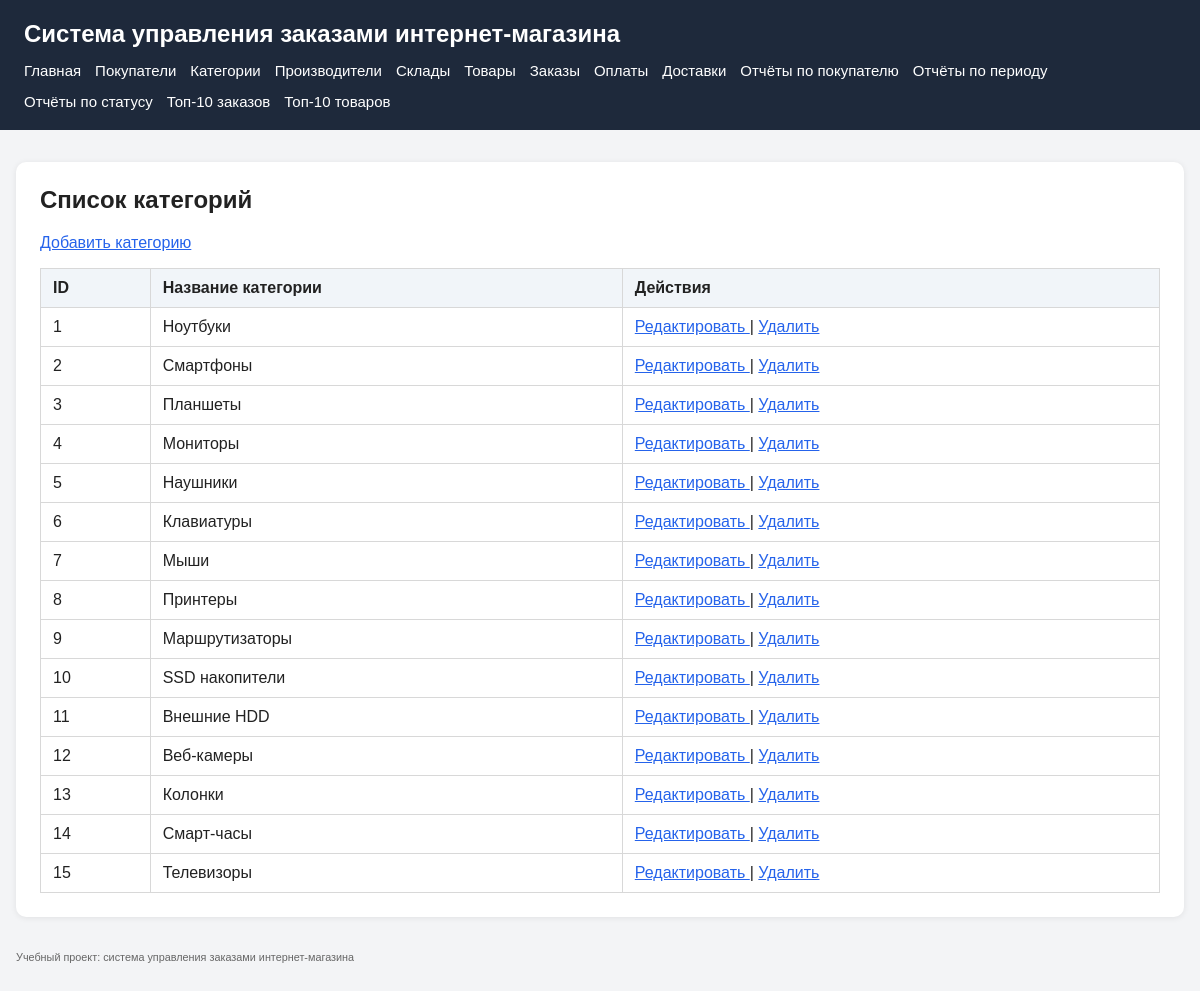
Screenshot of /categories/list.php with the database file from the repository.
### tables this page shows
CREATE TABLE categories (
    category_id INT UNSIGNED NOT NULL AUTO_INCREMENT,
    category_name VARCHAR(150) NOT NULL,
    PRIMARY KEY (category_id),
    UNIQUE KEY uk_categories_name (category_name)
);

### src/includes/db.php (called while the page is built, shortened)
<?php
$configPath = __DIR__ . '/../config/config.local.php';
if (!file_exists($configPath)) {
    $configPath = __DIR__ . '/../config/config.example.php';
}
$config = require $configPath;
function app_config(): array
{
    global $config;
    return $config;
}
function base_url(string $path = ''): string
{
    $config = app_config();
    $base = rtrim($config['app']['base_url'] ?? '', '/');
    return $base . '/' . ltrim($path, '/');
}
function db(): PDO
{
    $config = app_config();
    $db = $config['db'];
    $dsn = sprintf(
        'mysql:host=%s;port=%d;dbname=%s;charset=%s',
        $db['host'],
        $db['port'],
        $db['name'],
        $db['charset']
    );
    $pdo = new PDO($dsn, $db['user'], $db['pass'], [
        PDO::ATTR_ERRMODE => PDO::ERRMODE_EXCEPTION,
        PDO::ATTR_DEFAULT_FETCH_MODE => PDO::FETCH_ASSOC,
        PDO::ATTR_EMULATE_PREPARES => false,
    ]);
    return $pdo;
}

### src/config/config.example.php (called while the page is built)
<?php
return [
    'app' => [
        'base_url' => getenv('APP_BASE_URL') ?: '',
        'name' => getenv('APP_NAME') ?: 'Система управления заказами интернет-магазина',
    ],
    'db' => [
        'host' => getenv('DB_HOST') ?: 'db',
        'port' => (int)(getenv('DB_PORT') ?: 3306),
        'name' => getenv('DB_NAME') ?: 'shop_orders',
        'user' => getenv('DB_USER') ?: 'shop_user',
        'pass' => getenv('DB_PASSWORD') ?: '',
        'charset' => getenv('DB_CHARSET') ?: 'utf8mb4',
    ],
];

### src/categories/list.php (the view, shortened to what this page needs)
<?php
require_once __DIR__ . '/../includes/header.php';
$categories = [];
$errorMessage = null;
try {
    $pdo = db();
    $stmt = $pdo->query(
        'SELECT
            category_id,
            category_name
         FROM categories
         ORDER BY category_id ASC'
    );
    $categories = $stmt->fetchAll();
} catch (Throwable $e) {
    $errorMessage = $e->getMessage();
}
require_once __DIR__ . '/../includes/menu.php';
?>
<main>
    <section class="card">
        <h2>Список категорий</h2>
        <p>
            <a href="<?= htmlspecialchars(base_url('categories/create.php'), ENT_QUOTES, 'UTF-8') ?>">
                Добавить категорию
            </a>
        </p>
        <?php if ($errorMessage !== null): ?>
            <div class="error-box">
                <strong>Ошибка:</strong> <?= htmlspecialchars($errorMessage, ENT_QUOTES, 'UTF-8') ?>
            </div>
        <?php elseif (empty($categories)): ?>
            <p>Категории не найдены.</p>
        <?php else: ?>
            <table>
                <thead>
                    <tr>
                        <th>ID</th>
                        <th>Название категории</th>
                        <th>Действия</th>
                    </tr>
                </thead>
                <tbody>
                    <?php foreach ($categories as $category): ?>
                        <tr>
                            <td><?= (int)$category['category_id'] ?></td>
                            <td><?= htmlspecialchars((string)$category['category_name'], ENT_QUOTES, 'UTF-8') ?></td>
                            <td>
                                <a href="<?= htmlspecialchars(base_url('categories/edit.php?id=' . (int)$category['category_id']), ENT_QUOTES, 'UTF-8') ?>">
                                    Редактировать
                                </a>
                                |
                                <a href="<?= htmlspecialchars(base_url('categories/delete.php?id=' . (int)$category['category_id']), ENT_QUOTES, 'UTF-8') ?>"
                                   onclick="return confirm('Удалить категорию?');">
                                    Удалить
                                </a>
                            </td>
                        </tr>
                    <?php endforeach; ?>
                </tbody>
            </table>
        <?php endif; ?>
    </section>
</main>
<?php require_once __DIR__ . '/../includes/footer.php'; ?>

### src/includes/header.php (shortened to what this page needs)
<?php
require_once __DIR__ . '/db.php';
?>
<!doctype html>
<html lang="ru">
<head>
    <link rel="stylesheet" href="<?= htmlspecialchars(base_url('assets/css/style.css'), ENT_QUOTES, 'UTF-8') ?>">
</head>
<body>

### src/includes/menu.php
<?php
require_once __DIR__ . '/db.php';
?>
<header>
    <h1><?= htmlspecialchars(app_config()['app']['name'] ?? 'Приложение', ENT_QUOTES, 'UTF-8') ?></h1>
    <nav>
        <a href="<?= htmlspecialchars(base_url('index.php'), ENT_QUOTES, 'UTF-8') ?>">Главная</a>
        <a href="<?= htmlspecialchars(base_url('customers/list.php'), ENT_QUOTES, 'UTF-8') ?>">Покупатели</a>
        <a href="<?= htmlspecialchars(base_url('categories/list.php'), ENT_QUOTES, 'UTF-8') ?>">Категории</a>
        <a href="<?= htmlspecialchars(base_url('manufacturers/list.php'), ENT_QUOTES, 'UTF-8') ?>">Производители</a>
        <a href="<?= htmlspecialchars(base_url('warehouses/list.php'), ENT_QUOTES, 'UTF-8') ?>">Склады</a>
        <a href="<?= htmlspecialchars(base_url('products/list.php'), ENT_QUOTES, 'UTF-8') ?>">Товары</a>
        <a href="<?= htmlspecialchars(base_url('orders/list.php'), ENT_QUOTES, 'UTF-8') ?>">Заказы</a>
        <a href="<?= htmlspecialchars(base_url('payments/list.php'), ENT_QUOTES, 'UTF-8') ?>">Оплаты</a>
        <a href="<?= htmlspecialchars(base_url('deliveries/list.php'), ENT_QUOTES, 'UTF-8') ?>">Доставки</a>
        <a href="<?= htmlspecialchars(base_url('reports/orders_by_customer.php'), ENT_QUOTES, 'UTF-8') ?>">Отчёты по покупателю</a>
        <a href="<?= htmlspecialchars(base_url('reports/orders_by_period.php'), ENT_QUOTES, 'UTF-8') ?>">Отчёты по периоду</a>
        <a href="<?= htmlspecialchars(base_url('reports/orders_by_status.php'), ENT_QUOTES, 'UTF-8') ?>">Отчёты по статусу</a>
        <a href="<?= htmlspecialchars(base_url('reports/top_orders.php'), ENT_QUOTES, 'UTF-8') ?>">Топ-10 заказов</a>
        <a href="<?= htmlspecialchars(base_url('reports/top_products.php'), ENT_QUOTES, 'UTF-8') ?>">Топ-10 товаров</a>
    </nav>
</header>

### src/includes/footer.php
<footer style="margin: 24px auto; max-width: 1200px; padding: 0 16px 24px; color: #666;">
    <small>
        Учебный проект: система управления заказами интернет-магазина
    </small>
</footer>
</body>
</html>

### src/assets/css/style.css (style rules this page uses)
* { box-sizing: border-box; }
body { margin: 0; padding: 0; font-family: Arial, sans-serif; background: #f3f4f6; color: #222; }
header { background: #1e293b; color: #fff; padding: 20px 24px; }
header h1 { margin: 0 0 14px 0; font-size: 24px; font-weight: 700; }
nav { display: flex; flex-wrap: wrap; gap: 14px; }
nav a { color: #fff; text-decoration: none; font-size: 15px; }
main { max-width: 1200px; margin: 32px auto; padding: 0 16px; }
.card { background: #fff; border-radius: 10px; padding: 24px; margin-bottom: 20px; box-shadow: 0 1px 6px rgba(0, 0, 0, 0.08); }
.card h2 { margin-top: 0; margin-bottom: 20px; font-size: 24px; }
table { width: 100%; border-collapse: collapse; background: #fff; }
table th, table td { border: 1px solid #d8d8d8; padding: 10px 12px; text-align: left; vertical-align: top; }
table th { background: #f1f5f9; font-weight: 700; }
a { color: #2563eb; }
footer { max-width: 1200px; margin: 24px auto; padding: 0 16px 24px; color: #666; font-size: 13px; }

### rows the page displays
categories: category_id "1", category_name "Ноутбуки"
categories: category_id "2", category_name "Смартфоны"
categories: category_id "3", category_name "Планшеты"
categories: category_id "4", category_name "Мониторы"
categories: category_id "5", category_name "Наушники"
categories: category_id "6", category_name "Клавиатуры"
categories: category_id "7", category_name "Мыши"
categories: category_id "8", category_name "Принтеры"
categories: category_id "9", category_name "Маршрутизаторы"
categories: category_id "10", category_name "SSD накопители"
categories: category_id "11", category_name "Внешние HDD"
categories: category_id "12", category_name "Веб-камеры"
categories: category_id "13", category_name "Колонки"
categories: category_id "14", category_name "Смарт-часы"
categories: category_id "15", category_name "Телевизоры"

### other values shown
app_config()['app']['name'] "Система управления заказами интернет-магазина"
